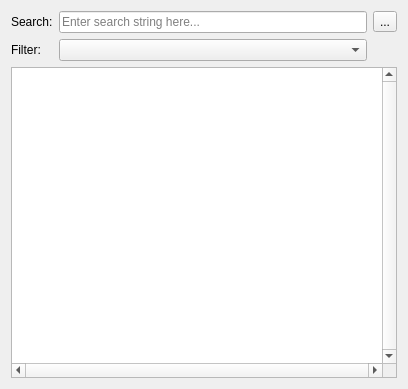
<?xml version="1.0" encoding="UTF-8"?>
<ui version="4.0">
 <class>LogWidget</class>
 <widget class="QWidget" name="LogWidget">
  <property name="geometry">
   <rect>
    <x>0</x>
    <y>0</y>
    <width>408</width>
    <height>389</height>
   </rect>
  </property>
  <property name="windowTitle">
   <string>Console</string>
  </property>
  <layout class="QVBoxLayout" name="verticalLayout">
   <item>
    <layout class="QGridLayout" name="gridLayout">
     <item row="0" column="1">
      <widget class="LineEditEx" name="search">
       <property name="sizePolicy">
        <sizepolicy hsizetype="Minimum" vsizetype="Fixed">
         <horstretch>0</horstretch>
         <verstretch>0</verstretch>
        </sizepolicy>
       </property>
       <property name="placeholderText">
        <string>Enter search string here...</string>
       </property>
      </widget>
     </item>
     <item row="2" column="0">
      <widget class="QLabel" name="filterLabel">
       <property name="text">
        <string>Filter:</string>
       </property>
      </widget>
     </item>
     <item row="0" column="0">
      <widget class="QLabel" name="searchLabel">
       <property name="sizePolicy">
        <sizepolicy hsizetype="Maximum" vsizetype="Preferred">
         <horstretch>0</horstretch>
         <verstretch>0</verstretch>
        </sizepolicy>
       </property>
       <property name="text">
        <string>Search:</string>
       </property>
      </widget>
     </item>
     <item row="0" column="2">
      <widget class="QToolButton" name="toolButton_clearFilter">
       <property name="text">
        <string>...</string>
       </property>
      </widget>
     </item>
     <item row="2" column="1">
      <widget class="CheckableComboBox" name="filter">
       <property name="sizePolicy">
        <sizepolicy hsizetype="Minimum" vsizetype="Fixed">
         <horstretch>0</horstretch>
         <verstretch>0</verstretch>
        </sizepolicy>
       </property>
      </widget>
     </item>
    </layout>
   </item>
   <item>
    <widget class="QListView" name="log">
     <property name="verticalScrollBarPolicy">
      <enum>Qt::ScrollBarAlwaysOn</enum>
     </property>
     <property name="horizontalScrollBarPolicy">
      <enum>Qt::ScrollBarAlwaysOn</enum>
     </property>
     <property name="editTriggers">
      <set>QAbstractItemView::NoEditTriggers</set>
     </property>
     <property name="showDropIndicator" stdset="0">
      <bool>false</bool>
     </property>
     <property name="selectionMode">
      <enum>QAbstractItemView::ExtendedSelection</enum>
     </property>
     <property name="selectionBehavior">
      <enum>QAbstractItemView::SelectRows</enum>
     </property>
     <property name="verticalScrollMode">
      <enum>QAbstractItemView::ScrollPerPixel</enum>
     </property>
     <property name="horizontalScrollMode">
      <enum>QAbstractItemView::ScrollPerPixel</enum>
     </property>
    </widget>
   </item>
  </layout>
 </widget>
 <customwidgets>
  <customwidget>
   <class>CheckableComboBox</class>
   <extends>QComboBox</extends>
   <header>QtTools/ComboBox/CheckableComboBox.h</header>
  </customwidget>
  <customwidget>
   <class>LineEditEx</class>
   <extends>QLineEdit</extends>
   <header>QtTools/LineEdit/LineEditEx.h</header>
  </customwidget>
 </customwidgets>
 <resources/>
 <connections/>
</ui>
